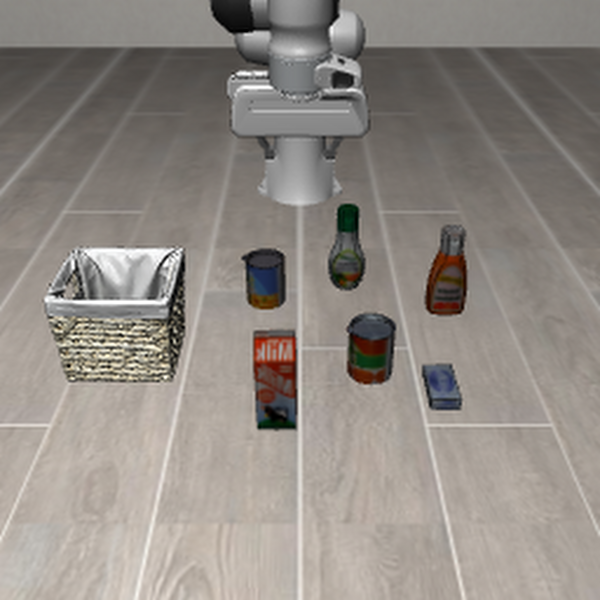
#> input picture report/media/pipeline_overview/input.png, 600 x 600 px
$ python video_montage.py ../../report/media/pipeline_overview/input.png --out out.png
#> lines starting #> are read from the running program, lines starting #| are printed output that depends on the picture
"""A contact sheet of evaluation videos: one row per video, N evenly spaced frames, the file name as the row label.

Used to look at failed episodes (robocasa365 environment has imageio and PIL):
  python scripts/rc365/video_montage.py --out sheet.png --frames 6 <video.mp4> [<video.mp4> ...]
"""
from __future__ import annotations

import argparse
from pathlib import Path

import imageio.v2 as imageio
import numpy as np
from PIL import Image, ImageDraw


def row(path: Path, frames: int, size: int) -> Image.Image:
#> called with frames = 6, size = 160
    video = imageio.mimread(path, memtest=False)
#> video = 1 item
    picks = np.linspace(0, len(video) - 1, frames).astype(int)
#> picks = [0, 0, 0, 0, 0, 0]
    strip = Image.new("RGB", (frames * size, size + 14), "white")
#> strip: PIL image 960x174 RGB; every value is 255
    for k, index in enumerate(picks):
        strip.paste(Image.fromarray(video[index]).resize((size, size)), (k * size, 14))
#> this loop made 6 passes
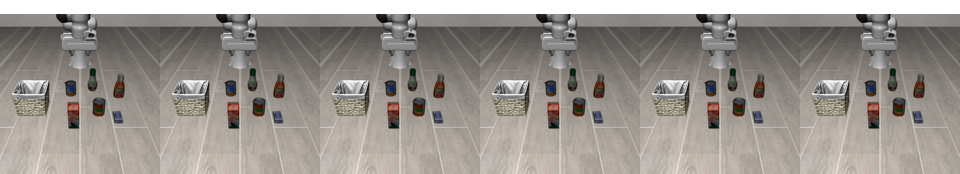
#> strip: PIL image 960x174 RGB; mean R, G, B 153.5, 147.6, 141.9
    ImageDraw.Draw(strip).text((2, 1), f"{path.stem}  (frames {picks[0]}..{picks[-1]} of {len(video)})", fill="black")
    return strip


def main() -> None:
    parser = argparse.ArgumentParser(description=__doc__, formatter_class=argparse.RawDescriptionHelpFormatter)
    parser.add_argument("videos", nargs="+", type=Path)
    parser.add_argument("--out", type=Path, required=True)
    parser.add_argument("--frames", type=int, default=6)
    parser.add_argument("--size", type=int, default=160)
    args = parser.parse_args()
    rows = [row(path, args.frames, args.size) for path in args.videos]
#> rows = 1 item
    sheet = Image.new("RGB", (rows[0].width, sum(r.height for r in rows)), "white")
    top = 0
    for strip in rows:
        sheet.paste(strip, (0, top))
        top += strip.height
#> this loop made 1 pass
#> top on pass 1: 174
#> after the loop, top = 174
    args.out.parent.mkdir(parents=True, exist_ok=True)
    sheet.save(args.out)


if __name__ == "__main__":
    main()

$ run again, on report/media/pipeline_overview/map_v3.png
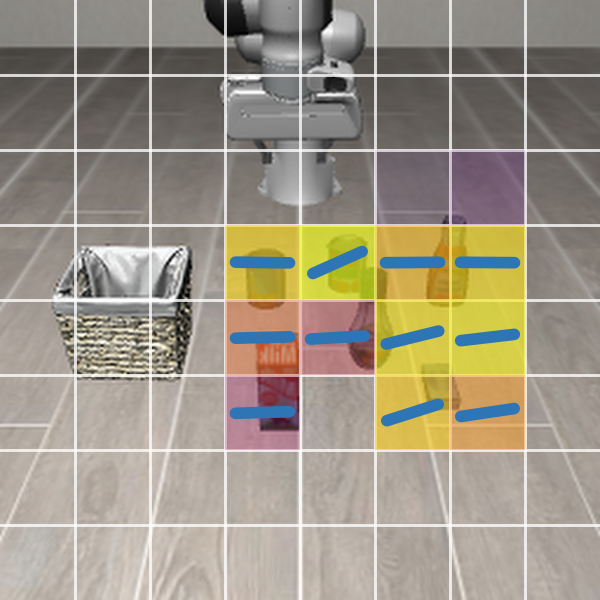
#> input picture report/media/pipeline_overview/map_v3.png, 600 x 600 px
#> video = 1 item
#> picks = [0, 0, 0, 0, 0, 0]
#> the loop in row, `for k, index in enumerate(picks):` made 6 passes
#> after the loop in row, `for k, index in enumerate(picks):`:
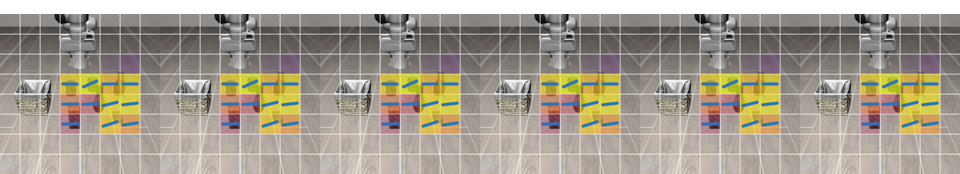
#> strip: PIL image 960x174 RGB; mean R, G, B 165, 157.6, 143.2
#> rows = 1 item
#> the loop in main, `for strip in rows:` made 1 pass
#> top on pass 1: 174
#> after the loop in main, `for strip in rows:`: top = 174
